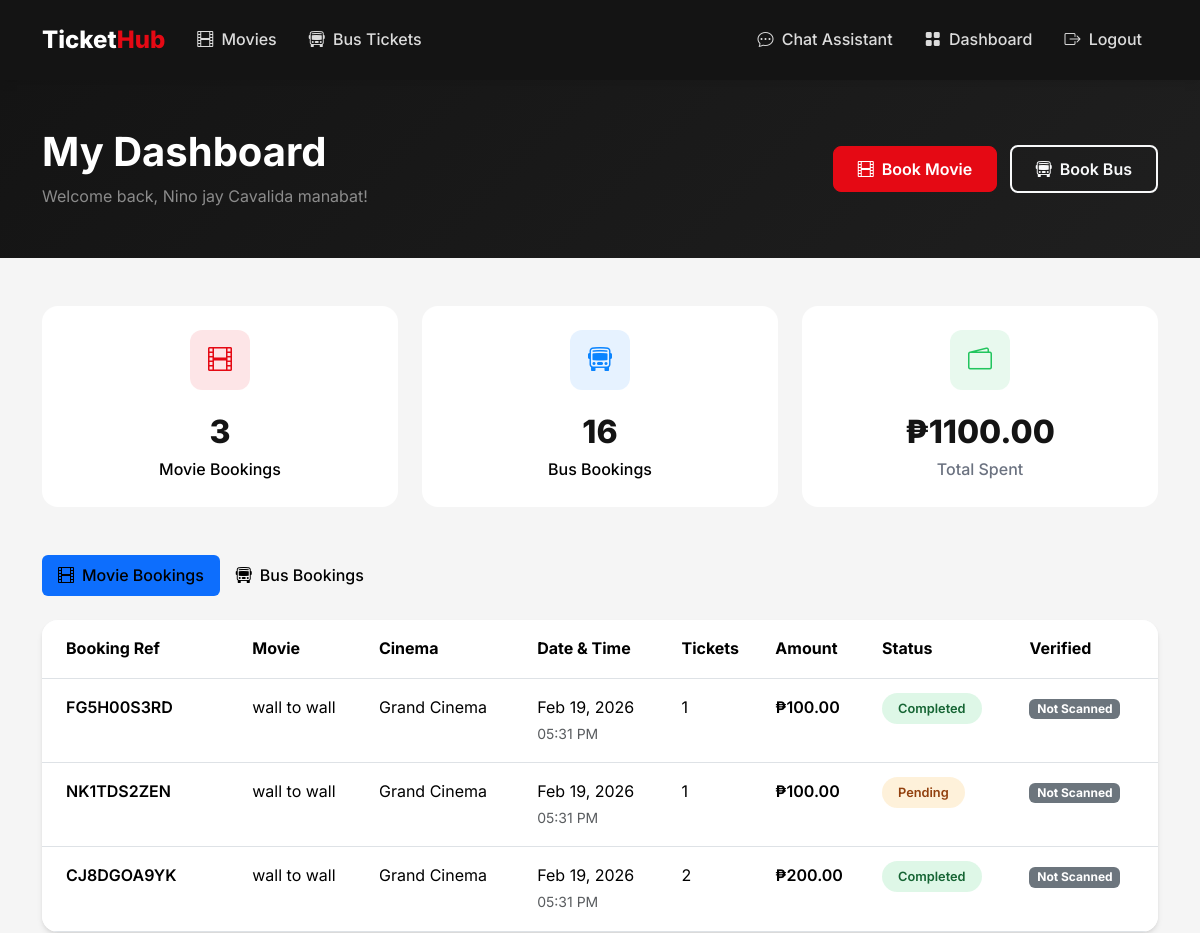
/dashboard (signed in, upper part), run on an earlier commit of the app's database.
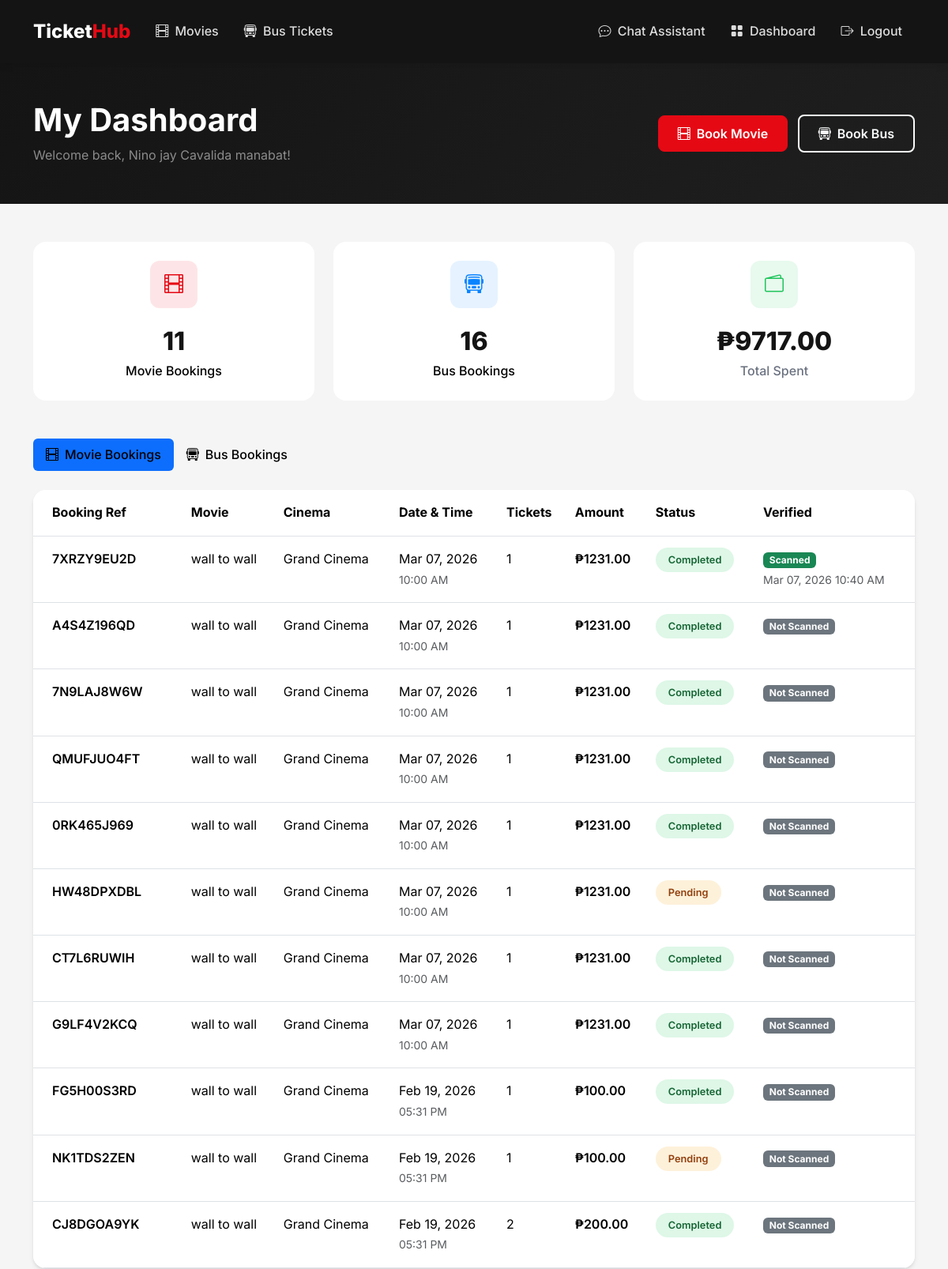
And on a later commit of the database.
### flask_app/app.py (models this page shows)
class MovieBooking(db.Model):
    id = db.Column(db.Integer, primary_key=True)
    user_id = db.Column(db.Integer, db.ForeignKey('user.id'), nullable=False)
    showtime_id = db.Column(db.Integer, db.ForeignKey('showtime.id'), nullable=False)
    num_tickets = db.Column(db.Integer, nullable=False)
    seat_numbers = db.Column(db.String(200))
    total_amount = db.Column(db.Float, nullable=False)
    payment_status = db.Column(db.String(20), default='pending')  # pending, completed, failed, refunded
    payment_method = db.Column(db.String(20))     # 'card', 'gcash', 'paymaya', 'paypal'
    payment_reference = db.Column(db.String(255)) # PayMongo source/payment id
    booking_reference = db.Column(db.String(20), unique=True)
    is_verified = db.Column(db.Boolean, default=False, nullable=False)
    verified_at = db.Column(db.DateTime, nullable=True)
    created_at = db.Column(db.DateTime, default=datetime.utcnow)

class Movie(db.Model):
    id = db.Column(db.Integer, primary_key=True)
    title = db.Column(db.String(200), nullable=False)
    description = db.Column(db.Text)
    genre = db.Column(db.String(100))
    duration = db.Column(db.Integer)  # in minutes
    rating = db.Column(db.String(10))  # PG, PG-13, R, etc.
    poster_image = db.Column(db.String(255))
    trailer_url = db.Column(db.String(255))
    release_date = db.Column(db.Date)
    is_active = db.Column(db.Boolean, default=True)
    created_at = db.Column(db.DateTime, default=datetime.utcnow)
    showtimes = db.relationship('Showtime', backref='movie', lazy=True, cascade='all, delete-orphan')

class Cinema(db.Model):
    id = db.Column(db.Integer, primary_key=True)
    name = db.Column(db.String(100), nullable=False)
    location = db.Column(db.String(200))
    total_seats = db.Column(db.Integer, default=100)
    showtimes = db.relationship('Showtime', backref='cinema', lazy=True)

class Showtime(db.Model):
    id = db.Column(db.Integer, primary_key=True)
    movie_id = db.Column(db.Integer, db.ForeignKey('movie.id'), nullable=False)
    cinema_id = db.Column(db.Integer, db.ForeignKey('cinema.id'), nullable=False)
    show_date = db.Column(db.Date, nullable=False)
    show_time = db.Column(db.Time, nullable=False)
    price = db.Column(db.Float, nullable=False)
    available_seats = db.Column(db.Integer)
    bookings = db.relationship('MovieBooking', backref='showtime', lazy=True)

### flask_app/app.py (the view)
@app.route('/dashboard')
@login_required
def dashboard():
    movie_bookings = MovieBooking.query.filter_by(user_id=current_user.id).order_by(MovieBooking.created_at.desc()).all()
    bus_bookings = BusBooking.query.filter_by(user_id=current_user.id).order_by(BusBooking.created_at.desc()).all()
    return render_template('dashboard/index.html', movie_bookings=movie_bookings, bus_bookings=bus_bookings)

### flask_app/app.py (called while the page is built)
@login_manager.user_loader
def load_user(user_id):
    return User.query.get(int(user_id))

### flask_app/templates/dashboard/index.html (shortened to what the changed rows need)
{% extends 'base.html' %}
{% block content %}
<section class="py-5" style="background: linear-gradient(135deg, var(--dark) 0%, var(--dark-lighter) 100%);">
    <div class="container">
        <div class="row align-items-center">
            <div class="col">
                <h1 class="text-white fw-bold mb-2">My Dashboard</h1>
            </div>
        </div>
    </div>
</section>
<section class="py-5">
    <div class="container">
        <div class="row g-4 mb-5">
            <div class="col-md-4">
                <div class="stat-card">
                    <div class="stat-icon" style="background: rgba(229, 9, 20, 0.1);">
                        <i class="bi bi-film" style="color: var(--primary);"></i>
                    </div>
                    <div class="stat-value">{{ movie_bookings|length }}</div>
                    <div class="stat-label" style="color: #000;">Movie Bookings</div>
                </div>
            </div>
            <div class="col-md-4">
                <div class="stat-card">
                    <div class="stat-icon" style="background: rgba(34, 197, 94, 0.1);">
                        <i class="bi bi-wallet2" style="color: #22C55E;"></i>
                    </div>
                    <div class="stat-value">₱{{ "%.2f"|format(
                        (movie_bookings|selectattr('payment_status', 'equalto', 'completed')|sum(attribute='total_amount')) +
                        (movie_bookings|selectattr('payment_status', 'equalto', 'paid')|sum(attribute='total_amount')) +
                        (bus_bookings|selectattr('payment_status', 'equalto', 'completed')|sum(attribute='total_amount')) +
                        (bus_bookings|selectattr('payment_status', 'equalto', 'paid')|sum(attribute='total_amount'))
                    ) }}</div>
                    <div class="stat-label">Total Spent</div>
                </div>
            </div>
        </div>
        <div class="tab-content">
            <div class="tab-pane fade show active" id="movie-bookings">
                {% if movie_bookings %}
                    <div class="card">
                        <div class="table-responsive">
                            <table class="table table-hover mb-0">
                                <thead class="bg-light">
                                    <tr>
                                        <th class="px-4 py-3">Booking Ref</th>
                                        <th class="py-3">Movie</th>
                                        <th class="py-3">Cinema</th>
                                        <th class="py-3">Date & Time</th>
                                        <th class="py-3">Tickets</th>
                                        <th class="py-3">Amount</th>
                                        <th class="py-3">Status</th>
                                        <th class="py-3">Verified</th>
                                    </tr>
                                </thead>
                                <tbody>
                                    {% for booking in movie_bookings %}
                                    <tr>
                                        <td class="px-4 py-3">
                                            <span class="fw-semibold">{{ booking.booking_reference }}</span>
                                        </td>
                                        <td class="py-3">{{ booking.showtime.movie.title }}</td>
                                        <td class="py-3">{{ booking.showtime.cinema.name }}</td>
                                        <td class="py-3">
                                            {{ booking.showtime.show_date.strftime('%b %d, %Y') }}<br>
                                            <small class="text-muted">{{ booking.showtime.show_time.strftime('%I:%M %p') }}</small>
                                        </td>
                                        <td class="py-3">{{ booking.num_tickets }}</td>
                                        <td class="py-3 fw-semibold">₱{{ "%.2f"|format(booking.total_amount) }}</td>
                                        <td class="py-3">
                                            {% if booking.payment_status in ['completed','paid'] %}
                                                <span class="badge-status badge-completed">Completed</span>
                                            {% else %}
                                                <span class="badge-status badge-pending">Pending</span>
                                            {% endif %}
                                        </td>
                                        <td class="py-3">
                                            {% if booking.is_verified %}
                                                <span class="badge bg-success">Scanned</span>
                                                <div><small class="text-muted">{{ booking.verified_at.strftime('%b %d, %Y %I:%M %p') if booking.verified_at else '' }}</small></div>
                                            {% else %}
                                                <span class="badge bg-secondary">Not Scanned</span>
                                            {% endif %}
                                        </td>
                                    </tr>
                                    {% endfor %}
                                </tbody>
                            </table>
                        </div>
                    </div>
                {% endif %}
            </div>
        </div>
    </div>
</section>
{% endblock %}

What changed in the data, as far as the page shows it:
added MovieBooking: booking_reference "7XRZY9EU2D", showtime.movie "wall to wall", showtime.cinema.name "Grand Cinema", showtime.show_date "Mar 07, 2026", showtime.show_time "10:00 AM", num_tickets "1", total_amount "1231.00", payment_status "Completed", verified_at "Mar 07, 2026 10:40 AM"
added MovieBooking: booking_reference "A4S4Z196QD", showtime.movie "wall to wall", showtime.cinema.name "Grand Cinema", showtime.show_date "Mar 07, 2026", showtime.show_time "10:00 AM", num_tickets "1", total_amount "1231.00", payment_status "Completed", is_verified "Not Scanned"
added MovieBooking: booking_reference "7N9LAJ8W6W", showtime.movie "wall to wall", showtime.cinema.name "Grand Cinema", showtime.show_date "Mar 07, 2026", showtime.show_time "10:00 AM", num_tickets "1", total_amount "1231.00", payment_status "Completed", is_verified "Not Scanned"
added MovieBooking: booking_reference "QMUFJUO4FT", showtime.movie "wall to wall", showtime.cinema.name "Grand Cinema", showtime.show_date "Mar 07, 2026", showtime.show_time "10:00 AM", num_tickets "1", total_amount "1231.00", payment_status "Completed", is_verified "Not Scanned"
added MovieBooking: booking_reference "0RK465J969", showtime.movie "wall to wall", showtime.cinema.name "Grand Cinema", showtime.show_date "Mar 07, 2026", showtime.show_time "10:00 AM", num_tickets "1", total_amount "1231.00", payment_status "Completed", is_verified "Not Scanned"
added MovieBooking: booking_reference "HW48DPXDBL", showtime.movie "wall to wall", showtime.cinema.name "Grand Cinema", showtime.show_date "Mar 07, 2026", showtime.show_time "10:00 AM", num_tickets "1", total_amount "1231.00", payment_status "Pending", is_verified "Not Scanned"
added MovieBooking: booking_reference "CT7L6RUWIH", showtime.movie "wall to wall", showtime.cinema.name "Grand Cinema", showtime.show_date "Mar 07, 2026", showtime.show_time "10:00 AM", num_tickets "1", total_amount "1231.00", payment_status "Completed", is_verified "Not Scanned"
added MovieBooking: booking_reference "G9LF4V2KCQ", showtime.movie "wall to wall", showtime.cinema.name "Grand Cinema", showtime.show_date "Mar 07, 2026", showtime.show_time "10:00 AM", num_tickets "1", total_amount "1231.00", payment_status "Completed", is_verified "Not Scanned"
Also different on the page:
{{ movie_bookings|length }}: "3" → "11"
text no longer shown: "1100.00"
text now shown: "9717.00"
